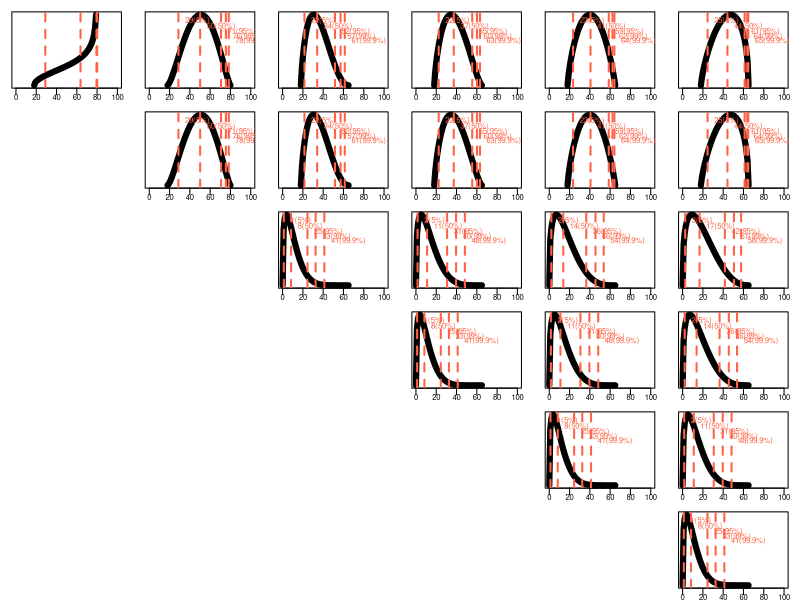

Source code (R):
###
###   GENERATE SYNTHETIC AGE DISTRIBUTIONS 
###   CONDITIONAL ON HOUSEHOLD SIZE
###


gen.ad <- function(prm, do.plot = TRUE, plot.title=''){
	
	agemean <- prm[['agemean']]
	agemin  <- prm[['agemin']]
	agemax  <- prm[['agemax']]
	a       <- prm[['a']]
	
	qv <- vector()
	pv <- c(0.05, 0.50,0.95,0.99,0.999)
	
	xbar <- (agemean-agemin)/(agemax-agemin)
	b <- a/xbar -a
	x = seq(0,1,by=1/(agemax-agemin))
	age <- agemin + (agemax-agemin)*x
	ad <- dbeta(x, shape1 = a, shape2 = b)
	
	if(do.plot){
		plot(age, ad, typ='l',lwd=6, xlim=c(0,100),
			 main = plot.title,
			 cex.axis=0.7,
			 cex.main = 0.8,
			 mgp=c(1,0.1,0),
			 yaxt='n',ylab='',xlab='age')
		
		qv <- agemin + (agemax-agemin) * qbeta(p=pv, shape1 = a, shape2 = b)
		abline(v=qv, lty=2, col='tomato', lwd=2)
		text(x=qv,y=0.91^(1:length(qv))*max(ad),
			 cex = 0.7,
			 labels = paste0(round(qv),'(',pv*100,'%)'),
			 pos = 4, col='tomato')
		#grid()
	}
	return(list(age=age, ad=ad))
}



if(0){
	par(mfrow=c(1,1))
	aa <- gen.ad(prm=c(agemin=0, agemax=70, agemean=10,   a=1.4),
				 do.plot = TRUE, plot.title='')
}



M <- list()
M[[1]] <- list(c(agemin=18,agemax=80, agemean=60,  a=1.5))

M[[2]] <- list(c(agemin=18,agemax=80, agemean=50,  a=2.5),
			   c(agemin=18,agemax=80, agemean=50,  a=2.5))

M[[3]] <- list(c(agemin=18,agemax=65, agemean=35,  a=1.8),
			   c(agemin=18,agemax=65, agemean=35,  a=1.8),
			   c(agemin=0, agemax=65, agemean=10,  a=1.4))

shift.mean <-  c(agemin=0, agemax=0, agemean= 2.9,   a=0)

M[[4]] <- list(M[[3]][[1]] + shift.mean,
			   M[[3]][[2]] + shift.mean,
			   M[[3]][[3]] + shift.mean,
			   M[[3]][[3]])

M[[5]] <- list(M[[4]][[1]] + shift.mean,
			   M[[4]][[2]] + shift.mean,
			   M[[4]][[3]] + shift.mean,
			   M[[4]][[4]] + shift.mean,
			   M[[4]][[4]])

M[[6]] <- list(M[[5]][[1]] + shift.mean,
			   M[[5]][[2]] + shift.mean,
			   M[[5]][[3]] + shift.mean,
			   M[[5]][[4]] + shift.mean,
			   M[[5]][[5]] + shift.mean,
			   M[[5]][[5]])



save.ad <- function(M, hh, indiv, fname,...) {
	z <- gen.ad(prm = M[[hh]][[indiv]] )#, ...)
	zz <- matrix(unlist(z),ncol = 2)
	zz <- zz[!is.infinite(zz[,2]),]
	zz[,2] <- zz[,2]/sum(zz[,2])
	write.table(zz,
				file=paste0(paste(fname,hh-1,indiv-1,sep="_"),'.csv'), # '-1' to be consistent with C++ code
				sep = ',',
				col.names = FALSE,
				row.names = FALSE)
}

save.plot <- TRUE

if(save.plot) pdf('plot_age_distrib_hhsize.pdf', width=20,height = 20)
par(mfrow=c(6,6), mar=rep(0.9,4))
for(i in 1:6){
	for(j in 1:6){
		if (j < i) plot.new()
		if(j >= i) {
			ptt <- paste0('HH size=',j,' ; indiv #',i)
			#gen.ad(M[[j]][[i]],plot.title = ptt)
			save.ad(M, j, i, 'hh_size_ad', plot.title=ptt)
		}
	}
}
if (save.plot) dev.off()






